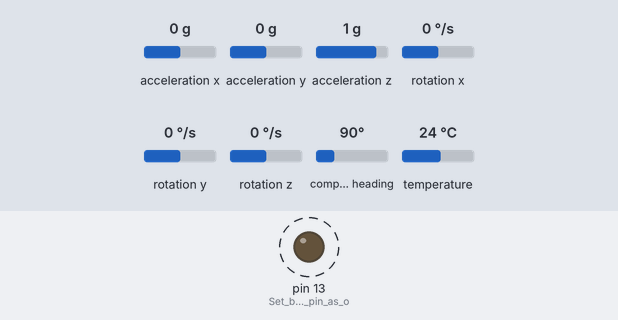
The sketch below on a simulated Arduino Uno, built with avr-gcc and run on an emulated ATmega328P. Parts: output pins drawn as LEDs (lit = HIGH). Dashed ring = blinking. Inputs (shaded band) come from the test bench; at power-on: acceleration x 0 g, acceleration y 0 g, acceleration z 1 g, rotation x 0 °/s, rotation y 0 °/s, rotation z 0 °/s, compass heading 90°, temperature 24 °C. The modem accepts every AT command (registered, SIM ready, sends succeed) and sends nothing else; what the sketch prints to the serial monitor is not drawn.

Above: at 0.3 s.
Timing chart, 0 to 3.1 s (numbered marks = the images above):
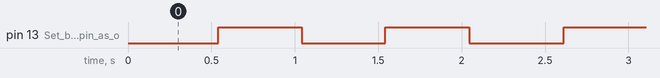

The sketch:

Master_microcontroller.ino
```cpp
#include <Adafruit_LSM9DS1.h>       // library for the LSM9DS1 sensor
#include <Adafruit_Sensor.h>        // Base class for Adafruit sensor APIs
#include <Wire.h>                   // Required for I2C communication
#include <SoftwareSerial.h>         // Enables serial communication on other digital pins

#define BT_RX 11                    // create pin 11 as Bluetooth RX pin
#define BT_TX 10                    // create pin 10 as Bluetooth TX pin
SoftwareSerial bluetooth(BT_RX, BT_TX);  // Create Bluetooth serial using software serial

Adafruit_LSM9DS1 lsm = Adafruit_LSM9DS1();  // Create LSM9DS1 sensor object

unsigned long lastSendTime = 0;     // Store last time data was sent
const int SEND_INTERVAL = 50;       // Define interval between data sends in milliseconds

// Setup function for configuring the sensor
void setupSensor() {
  lsm.setupAccel(lsm.LSM9DS1_ACCELRANGE_2G, lsm.LSM9DS1_ACCELDATARATE_10HZ);  // Set accelerometer range and data rate
  lsm.setupMag(lsm.LSM9DS1_MAGGAIN_4GAUSS);                                   // Set magnetometer gain
  lsm.setupGyro(lsm.LSM9DS1_GYROSCALE_2000DPS);                               // Set gyroscope scale for higher angular velocity range
}

// Arduino setup function: runs once at boot
void setup() {
  Serial.begin(115200);                  // Start USB serial for debugging
  bluetooth.begin(9600);                // Start Bluetooth serial communication
  pinMode(LED_BUILTIN, OUTPUT);         // Set built-in LED pin as output

  Serial.println("Initializing LSM9DS1...");  // Notify serial monitor

  if (!lsm.begin()) {                   // Try to initialize the sensor
    Serial.println("Failed to detect LSM9DS1. Check wiring.");  // Sensor not found
    while (1) {                         // Infinite loop to signal error
      digitalWrite(LED_BUILTIN, HIGH);  // Blink LED on
      delay(100);                       // Wait
      digitalWrite(LED_BUILTIN, LOW);   // Blink LED off
      delay(100);                       // Wait
    }
  }

  Serial.println("Found LSM9DS1 9DOF");  // Sensor successfully initialized
  setupSensor();                        // Call sensor configuration

  bluetooth.println("AT");              // Send AT command to check Bluetooth connection
  delay(100);                           // Short delay to wait for response

  if (bluetooth.available()) {          // If response from Bluetooth
    Serial.print("BT Response: ");      // Output prefix
    while (bluetooth.available())       // While data available
      Serial.write(bluetooth.read());   // Echo Bluetooth response to serial
  } else {
    Serial.println("No BT response.");  // No response from Bluetooth module
  }
}

// Arduino loop function: runs continuously
void loop() {
  static unsigned long lastBlink = 0;   // Track last blink time

  if (millis() - lastBlink > 500) {     // Toggle LED every 500ms
    digitalWrite(LED_BUILTIN, !digitalRead(LED_BUILTIN));  // Toggle LED state
    lastBlink = millis();               // Update last blink time
  }

  if (millis() - lastSendTime >= SEND_INTERVAL) {  // Time to send new sensor data
    sendSensorData();                   // Read and send sensor data
    lastSendTime = millis();            // Update last send timestamp
  }
}

// Reads all sensor data and transmits it over Bluetooth
void sendSensorData() {
  lsm.read();                           // Trigger reading from all sensors

  sensors_event_t accel, mag, gyro, temp;  // Declare event structures
  lsm.getEvent(&accel, &mag, &gyro, &temp);  // Populate sensor readings

  // Convert gyroscope readings from radians/sec to degrees/sec
  float gx = gyro.gyro.x * (180.0 / PI);
  float gy = gyro.gyro.y * (180.0 / PI);
  float gz = gyro.gyro.z * (180.0 / PI);

  // Create CSV-formatted string of sensor data
  String data =
    String(accel.acceleration.x, 3) + "," +
    String(accel.acceleration.y, 3) + "," +
    String(accel.acceleration.z, 3) + "," +
    String(gx, 3) + "," +
    String(gy, 3) + "," +
    String(gz, 3) + "," +
    String(mag.magnetic.x, 3) + "," +
    String(mag.magnetic.y, 3) + "," +
    String(mag.magnetic.z, 3) + "," +
    String(temp.temperature, 1);

  bluetooth.println(data);              // Send data over Bluetooth
  Serial.println("Sent: " + data);      // Print data to serial for debugging
}
```

Measured:
- by itself, pin 13 (Set_built-in_LED_pin_as_o): alternates HIGH for 0.50 s and LOW for 0.50 s
